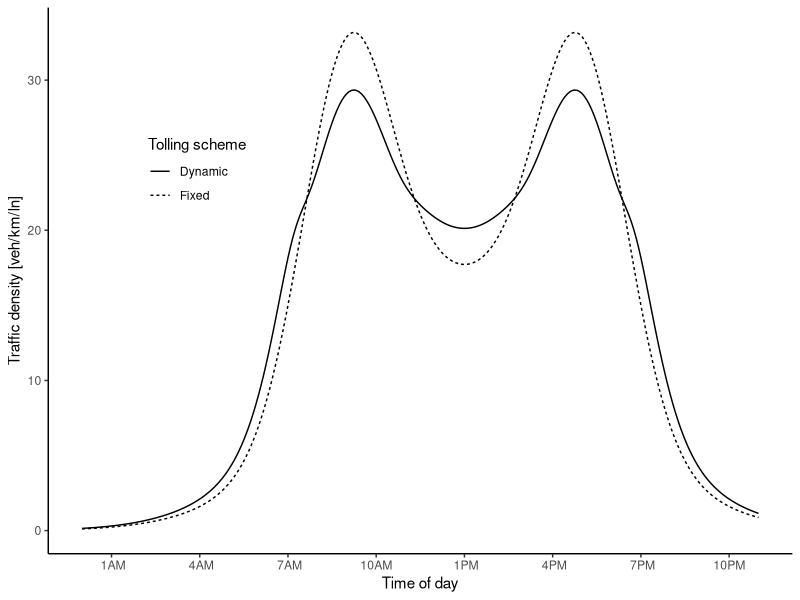
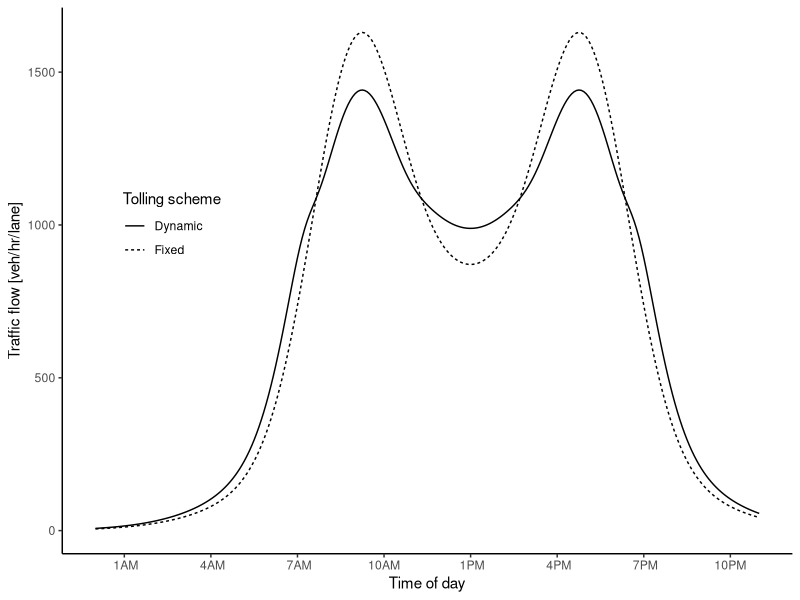
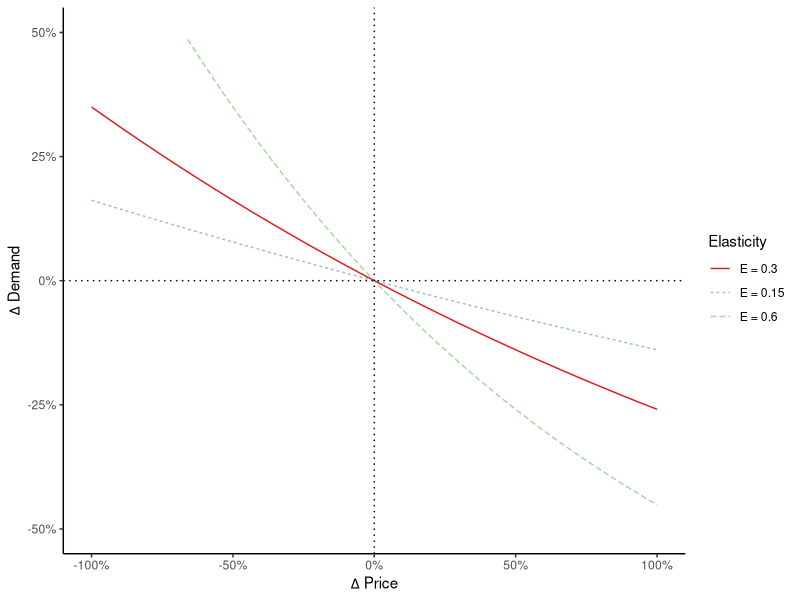
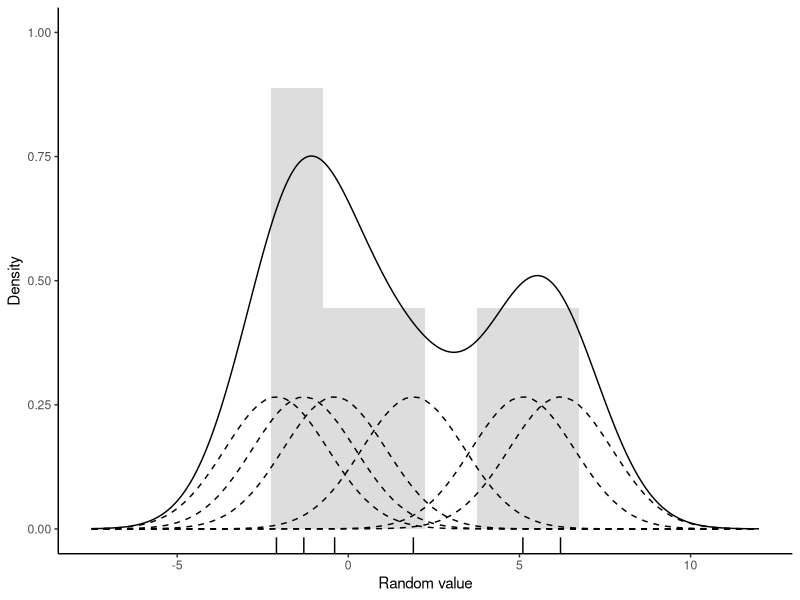
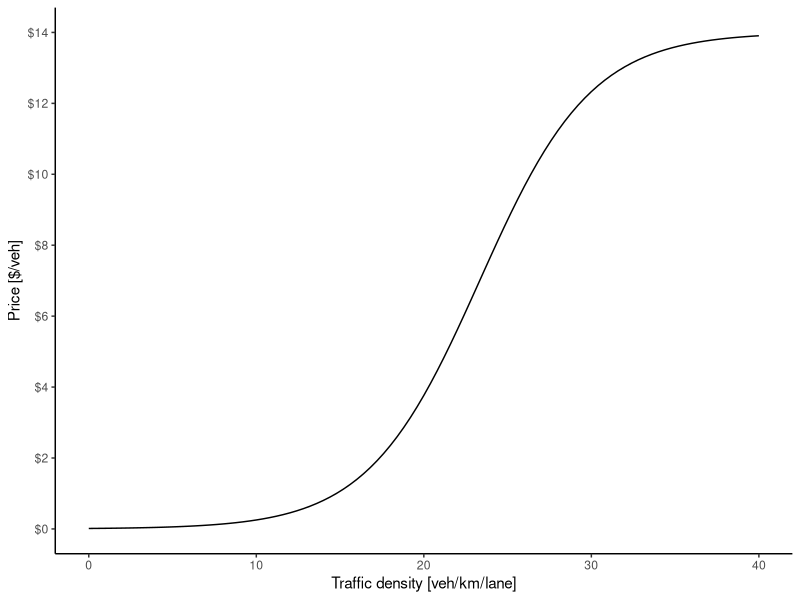
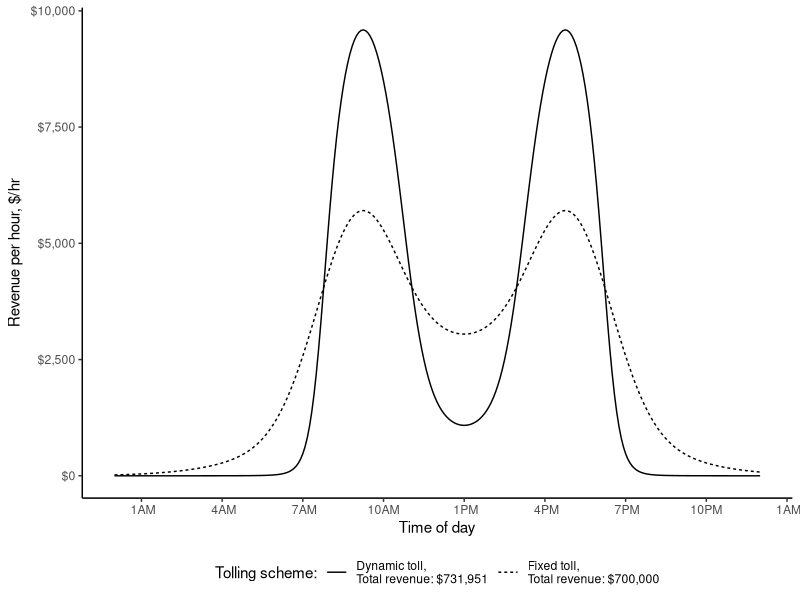
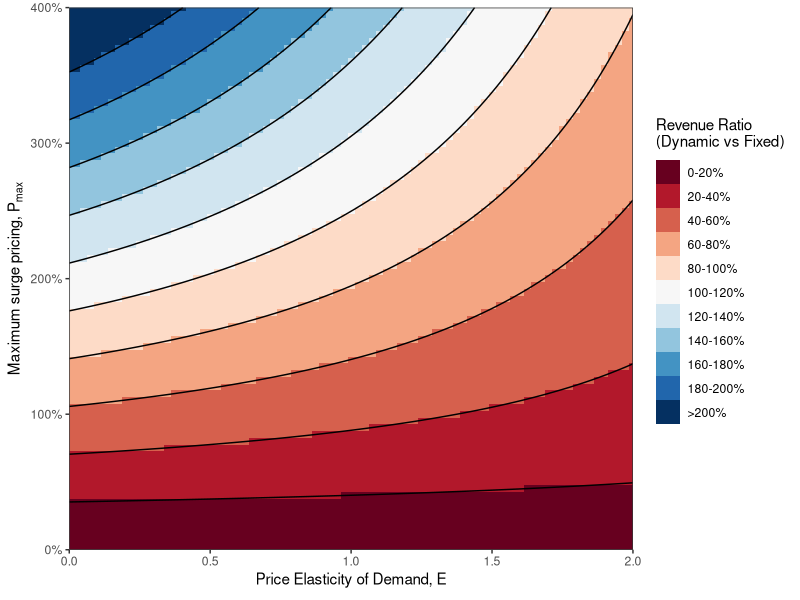
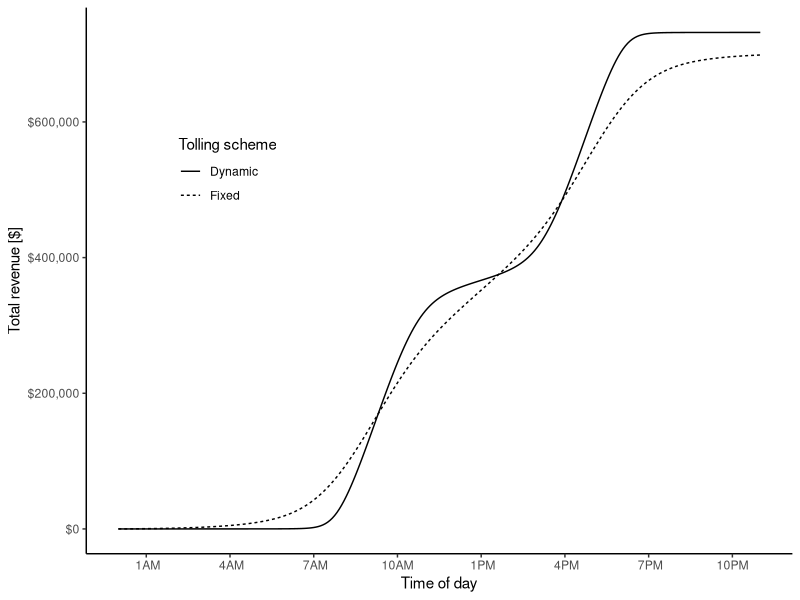

The R script that drew these images, in order:

library(data.table)
library(ggplot2)
library(scales)
# library(extrafont)

#### Functions ####

#Pricing function
fun.price <- function(k, pmin, pmax, a, b)  pmin + (pmax-pmin)/(1 + exp(a-b*k))

#Elasticity function
fun.elasticdemand <- function(k,p1,p2,E) k+k*(exp(-E*(p2-p1)/(p2+p1))-1)
#fun.elasticdemand <- function(k,p1,p2,E) k*((p2-p1)/p1)^-E

#Demand distribution (Manually constructed for this example)
fun.demanddist <- function(scale, t,sd) scale*(dnorm(t,mean=9,sd) + dnorm(t,mean=17,sd) + dnorm(t,mean=12,sd=4) + dnorm(t,mean=14,sd=4))


#### Parameters ####
E = 0.3
trips = 100000
inc = 5/60
t = seq(0,24,by=inc)
a = 7
b = 0.3
pfix = 7
pmin = 0*pfix/2
pmax = pfix*2
nlanes = 6 #lanes

#### Run for the constant parameters ####
dat = data.table(t=t, k1 = fun.demanddist(85,t,1.5), price1 = pfix)
#dat[ , k2 := fun.demanddist(t,2)]
dat[ , "q1" := trips*k1/sum(k1)/inc/nlanes ]
dat[ , "n1" := trips*k1/sum(k1) ]
dat[ , price2 := fun.price(k1, pmin, pmax, a, b)]

dat[ , k2 := fun.elasticdemand(k1,price1,price2,E)]
dat[ , k2 := sum(k1)*k2/sum(k2)]
dat[ , "q2" := trips*k2/sum(k2)/inc/nlanes ]
dat[ , "n2" := trips*k2/sum(k2) ]

#Revenue
dat[ , rev1 := n1*price1]
dat[ , rev2 := n2*price2]
#Revenue per house
dat[ , rev1hr := rev1/inc]
dat[ , rev2hr := rev2/inc]
#Cumulative sum
dat[ , sumrev1 := cumsum(n1*price1)]
dat[ , sumrev2 := cumsum(n2*price2)]

#Time
dat[ , time := as.POSIXct('2000-01-01 00:00:00 EST', tz='EST') + (3600*t)]

#Check sum, make sure the same number of total trips happen
dat[ , lapply(.SD, sum),.SDcols = c("k1","k2")]
dat[ , lapply(.SD, sum),.SDcols = c("q1","q2")]
dat[ , lapply(.SD, sum),.SDcols = c("n1","n2")]


#### Run with varying pmax and elasticity ####
#Set up combination matrix
datvar = as.data.table(expand.grid(tval = t,
                                   E = seq(0,2, by=0.025),
                                   surge = seq(0, 4, by = 0.05)))
#Assign fixed price & scaled price
datvar[ , price1 := pfix]
datvar[ , pmax := pfix*surge]
#Calculate demand dist for each combo
datvar[ , k1 := fun.demanddist(85, tval, 1.5), by = .(E,surge)]
#Calculate flow and number of trips for fixed price
datvar[ , "q1" := trips*k1/sum(k1)/inc/nlanes, by = .(E,surge)]
datvar[ , "n1" := trips*k1/sum(k1), by = .(E,surge)]
#Calculate new price the previous demand
datvar[ , price2 := fun.price(k1, pmin, pmax, a, b)]
#Calculate new density, flow, and number of trips from price
datvar[ , k2 := fun.elasticdemand(k1,price1,price2,E), by = .(E,surge)]
datvar[ , k2 := sum(k1)*k2/sum(k2), by = .(E,surge)]
datvar[ , "q2" := trips*k2/sum(k2)/inc/nlanes, by = .(E,surge)]
datvar[ , "n2" := trips*k2/sum(k2), by = .(E,surge)]
#Revenue
datvar[ , rev1 := cumsum(n1*price1)]
datvar[ , rev2 := cumsum(n2*price2)]

#Revenue
datvar[ , rev1 := n1*price1]
datvar[ , rev2 := n2*price2]
#Cumulative sum
datvar[ , sumrev1 := cumsum(rev1)]
datvar[ , sumrev2 := cumsum(rev2)]

#Time
datvar[ , time := as.POSIXct('2000-01-01 00:00:00 EST', tz='EST') + (3600*tval)]

#Check sum, make sure the same number of total trips happen
datvar[ , lapply(.SD, sum),.SDcols = c("k1","k2"), by = .(E,surge)][, all.equal(k1,k2)]
datvar[ , lapply(.SD, sum),.SDcols = c("q1","q2"), by = .(E,surge)][, all.equal(q1,q2)]
datvar[ , lapply(.SD, sum),.SDcols = c("n1","n2"), by = .(E,surge)][, all.equal(n1,n2)]

#Aggregate total revenue
revmat <- datvar[ , list("revratio" = sum(rev2)/sum(rev1)), by = .(E,surge)]



#### Ploting ####


#### Kernal Density 
#rand = data.table(rand = c(rlnorm(50, sd=0.5), rnorm(50, mean=3, sd=0.5)))
#rand = data.table(rand = rlnorm(5))
rand = data.table(rand = c(-2.1,-1.3,-0.4,1.9,5.1,6.2))
d = density(rand$rand, kernel = 'gaussian', bw=sqrt(2.25))

plot.kernel <- ggplot(rand, aes(rand)) +
  geom_rug() +
  geom_histogram(aes(y=4*..density..), binwidth=d$bw, alpha=0.2) +
  geom_density(aes(y=..count..), bw=d$bw) +
  scale_y_continuous("Density", limits = c(0, 1)) +
  scale_x_continuous("Random value", limits = c(-7.5,12)) +
  theme_classic() 
#theme(text=element_text(family="Times New Roman"))
for(x in rand$rand) plot.kernel <- plot.kernel + stat_function(fun = dnorm, args = list(mean = x, sd = d$bw), linetype=2)
# plot.kernel


#### Elasticity Plot
elabs <- c(paste0("E = ",E), paste0("E = ",E/2), paste0("E = ",2*E))

plot.elasticity <- ggplot(data.frame(x = c(0, 1)), aes(x)) + 
  stat_function(fun = function(x) exp(-0.5*E*x)-1, aes(linetype = "E/2", color = "E/2"), alpha = 0.5) +
  stat_function(fun = function(x) exp(-E*x)-1, aes(linetype = "E", color = "E")) +
  stat_function(fun = function(x) exp(-2.0*E*x)-1, aes(linetype = "2E", color = "2E"), alpha = 0.5) +
  geom_vline(xintercept = 0, linetype="dotted") +
  geom_hline(yintercept = 0, linetype="dotted") +
  #annotate("text", x=-0.4, y=-.25, label = paste("Constant elasticity =",E)) + #, family = "Times New Roman") +
  scale_x_continuous(expression(Delta~"Price"), labels = scales::percent, limits = c(-1,1)) +
  scale_y_continuous(expression(Delta~"Demand"), labels = scales::percent, limits = c(-0.5,0.5)) +
  scale_color_brewer("Elasticity", palette = "Set1", limits = c("E","E/2","2E"), labels = elabs) +
  scale_linetype("Elasticity", limits = c("E","E/2","2E"), labels = elabs) +
  theme_classic()
# theme(text=element_text(family="Times New Roman"))
# plot.elasticity

#### Pricing funcition 
plot.price <- ggplot(data.frame(x = c(0, 40)), aes(x)) + 
  stat_function(fun = fun.price, args = list(pmin, pmax, a, b)) +
  scale_y_continuous("Price [$/veh]", labels = scales::dollar, breaks = seq(0,15,by=2), limits = c(0,pmax)) +
  scale_x_continuous("Traffic density [veh/km/lane]") +
  theme_classic()
# theme(text=element_text(family="Times New Roman"))
# plot.price


#### Demand Density Distributions (Same as flow, but with density)
plot.demanddensity <- ggplot(dat) + 
  geom_line(aes(x=time,y=k1, linetype="Fixed")) + 
  geom_line(aes(x=time,y=k2, linetype="Dynamic")) + 
  scale_y_continuous("Traffic density [veh/km/ln]") +
  scale_linetype("Tolling scheme") +
  scale_x_datetime("Time of day", labels = date_format("%l%p", tz='EST'), date_breaks = "3 hour",
                   limits = c(as.POSIXct('2000-01-01 00:00:00 EST', tz='EST'),as.POSIXct('2000-01-01 23:00:00 EST', tz='EST'))) +
  theme_classic() +
  theme(legend.position = c(0.2,0.7), 
        legend.background = element_blank())
        #text=element_text(family="Times New Roman"))
# plot.demanddensity

#### Demand flow distributions (Same as density, but with flow)
plot.demandflow <- ggplot(dat) + 
  geom_line(aes(x=time,y=q1, linetype="Fixed")) + 
  geom_line(aes(x=time,y=q2, linetype="Dynamic")) + 
  scale_y_continuous("Traffic flow [veh/hr/lane]") +
  scale_linetype("Tolling scheme") +
  scale_x_datetime("Time of day", labels = date_format("%l%p", tz='EST'), date_breaks = "3 hour",
                   limits = c(as.POSIXct('2000-01-01 00:00:00 EST', tz='EST'),as.POSIXct('2000-01-01 23:00:00 EST', tz='EST'))) +
  theme_classic() +
  theme(legend.position = c(0.15,0.6))
        #text=element_text(family="Times New Roman"))
# plot.demandflow


#### Toll price distribution
plot.toll <- ggplot(dat) +  
  geom_line(aes(x=time,y=price1, linetype="Fixed")) + 
  geom_line(aes(x=time,y=price2, linetype="Dynamic")) + 
  scale_y_continuous("Price [$/veh]", labels = scales::dollar, breaks = seq(0,pmax,by=2), limits = c(0,pmax)) +
  scale_linetype("Tolling scheme") +
  scale_x_datetime("Time of day", labels = date_format("%l%p", tz='EST'), date_breaks = "3 hour",
                   limits = c(as.POSIXct('2000-01-01 00:00:00 EST', tz='EST'),as.POSIXct('2000-01-01 23:00:00 EST', tz='EST'))) +
  theme_classic() +
  theme(legend.position = c(0.2,0.7),
        legend.background = element_blank())
        #text=element_text(family="Times New Roman"))
# plot.toll

#### Revenue distribution
plot.revenue <- ggplot(dat) + 
  geom_line(aes(x=time,y=rev1, linetype=paste0("Fixed toll,\nTotal revenue: ", scales::dollar(sum(dat$rev1))))) +
  geom_line(aes(x=time,y=rev2, linetype=paste0("Dynamic toll,\nTotal revenue: ", scales::dollar(sum(dat$rev2))))) +
  scale_y_continuous(expression("Revenue per hour, $/hr"), labels = scales::dollar) +
  scale_x_datetime("Time of day", labels = date_format("%l%p", tz='EST'), date_breaks = "3 hour",
                   limits = c(as.POSIXct('2000-01-01 00:00:00 EST', tz='EST'),
                              as.POSIXct('2000-01-01 24:00:00 EST', tz='EST'))) +
  scale_linetype("Tolling scheme:") +
  # annotate("text", x=as.POSIXct('2000-01-01 24:00:00 EST', tz='EST'), y=0.5*max(dat$rev2),
  #          label = paste0(paste0("Fixed toll: ", scales::dollar(sum(dat$rev1))),"\n",
  #                         paste0("Dynamic toll: ", scales::dollar(sum(dat$rev2)))), hjust = 0, size = 4) +
  theme_classic() +
  theme(legend.position = "bottom",
        legend.background = element_blank())
        #text=element_text(family="Times New Roman"))
# plot.revenue


#### Cumulative revenue
plot.revsum <- ggplot(dat) + 
  geom_line(aes(x=time,y=sumrev1, linetype="Fixed")) +
  geom_line(aes(x=time,y=sumrev2, linetype="Dynamic")) +
  scale_y_continuous("Total revenue [$]", labels = scales::dollar) +
  scale_linetype("Tolling scheme") +
  scale_x_datetime("Time of day", labels = date_format("%l%p", tz='EST'), date_breaks = "3 hour",
                   limits = c(as.POSIXct('2000-01-01 00:00:00 EST', tz='EST'),as.POSIXct('2000-01-01 23:00:00 EST', tz='EST'))) +
  theme_classic() +
  theme(legend.position = c(0.2,0.7),
        legend.background = element_blank())
#text=element_text(family="Times New Roman"))
# plot.revsum


#### Total revenue by Elasticity vs Pmax
# cuts = with(revmat, 
#             c(seq(10*floor(10*min(revratio)), 100, length.out = 6)[-6],
#               seq(100, 10*ceiling(10*max(revratio)), length.out = 6)))

cuts = seq(0, 200, by = 20)
cutlabs = c(paste0(paste(round(cuts)[-length(cuts)], round(cuts[-1]), sep = "-"),"%"),paste0(">",round(cuts)[length(cuts)],"%"))

plot.revmat <- ggplot(revmat, aes(x = E, y = surge)) +
  #geom_contour_filled(breaks = cuts, aes(z = 100*revratio)) +
  geom_raster(aes(fill = cut(100*revratio, c(cuts,Inf), include.lowest = T))) +
  geom_contour(breaks = cuts, aes(z = 100*revratio), color = "black") +
  scale_x_continuous(expression("Price Elasticity of Demand,"~E), expand = c(0,0)) +
  scale_y_continuous(expression("Maximum surge pricing,"~P[max]), expand = c(0,0),
                     labels = scales::percent_format()) +
  scale_fill_brewer(expression("Revenue Ratio\n(Dynamic vs Fixed)"),
                    palette = "RdBu", label = cutlabs) +
  coord_cartesian(xlim = c(0, max(revmat$E)), ylim = c(0,max(revmat$surge))) +
  theme_bw()
# plot.revmat





# ggsave("../figures/toyprice.pdf", plot.price, device = cairo_pdf, width=4.25, height=2, units = "in")
# ggsave("../figures/toyelasticity.pdf", plot.elasticity, device = cairo_pdf, width=4.25, height=2, units = "in")
# ggsave("../figures/toydemand.pdf", plot.demanddensity, device = cairo_pdf, width=4.25, height=2, units = "in")
# ggsave("../figures/toytoll.pdf", plot.toll, device = cairo_pdf, width=4.25, height=2, units = "in")
# ggsave("../figures/toyrevenue.pdf", plot.revenue, device = cairo_pdf, width=4.25, height=2, units = "in")
# ggsave("../figures/KDE.pdf", plot.kernel, device = cairo_pdf, width=4.25, height=2, units = "in")
